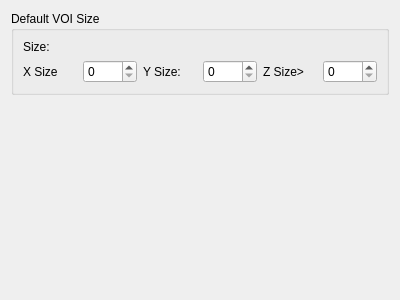
<?xml version="1.0" encoding="UTF-8"?>
<ui version="4.0">
 <class>VOIPreferences</class>
 <widget class="QWidget" name="VOIPreferences">
  <property name="geometry">
   <rect>
    <x>0</x>
    <y>0</y>
    <width>400</width>
    <height>300</height>
   </rect>
  </property>
  <property name="windowTitle">
   <string>Form</string>
  </property>
  <layout class="QVBoxLayout" name="verticalLayout">
   <item>
    <widget class="QGroupBox" name="groupBox_2">
     <property name="title">
      <string>Default VOI Size</string>
     </property>
     <layout class="QVBoxLayout" name="verticalLayout_2">
      <item>
       <widget class="QLabel" name="label">
        <property name="text">
         <string>Size:</string>
        </property>
       </widget>
      </item>
      <item>
       <layout class="QHBoxLayout" name="horizontalLayout_3">
        <item>
         <widget class="QLabel" name="label_5">
          <property name="text">
           <string>X Size</string>
          </property>
         </widget>
        </item>
        <item>
         <widget class="QSpinBox" name="xSize">
          <property name="singleStep">
           <number>2</number>
          </property>
         </widget>
        </item>
        <item>
         <widget class="QLabel" name="label_6">
          <property name="text">
           <string>Y Size:</string>
          </property>
         </widget>
        </item>
        <item>
         <widget class="QSpinBox" name="ySize">
          <property name="singleStep">
           <number>2</number>
          </property>
         </widget>
        </item>
        <item>
         <widget class="QLabel" name="label_7">
          <property name="text">
           <string>Z Size&gt;</string>
          </property>
         </widget>
        </item>
        <item>
         <widget class="QSpinBox" name="zSize">
          <property name="singleStep">
           <number>2</number>
          </property>
         </widget>
        </item>
       </layout>
      </item>
     </layout>
    </widget>
   </item>
   <item>
    <spacer name="verticalSpacer">
     <property name="orientation">
      <enum>Qt::Vertical</enum>
     </property>
     <property name="sizeHint" stdset="0">
      <size>
       <width>20</width>
       <height>40</height>
      </size>
     </property>
    </spacer>
   </item>
  </layout>
 </widget>
 <resources/>
 <connections/>
</ui>
